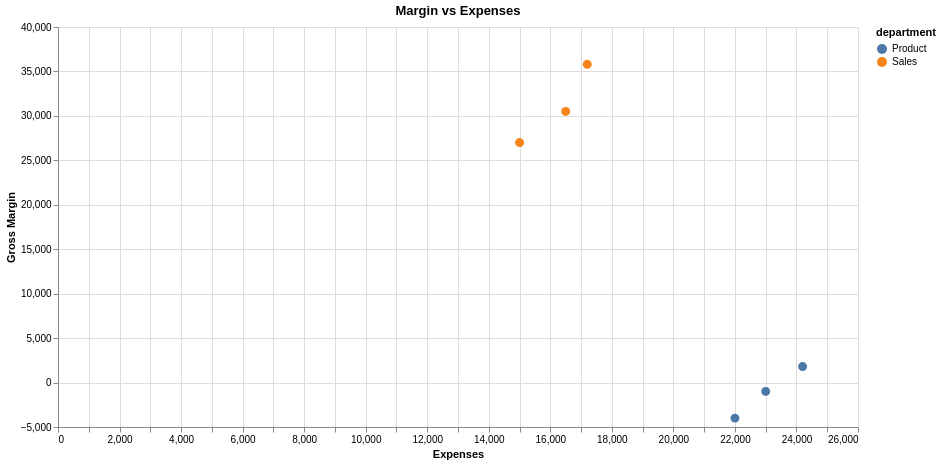

The specification (Vega-Lite) saved for this image:
### Vega-Lite specification from a JSON file in a GitHub repository (floating-point values rounded to 4 significant figures)
{"config": {"view": {"continuousWidth": 300, "continuousHeight": 300, "stroke": "#d9e2ec"}}, "data": {"name": "data-ab3e325385019e64107de138f5adb65c"}, "mark": {"type": "circle", "size": 80}, "encoding": {"color": {"field": "department", "type": "nominal"}, "opacity": {"condition": {"param": "param_da46cb0ab065acf5", "value": 1}, "value": 0.2}, "tooltip": [{"field": "expenses", "type": "quantitative"}, {"field": "gross_margin", "type": "quantitative"}, {"field": "department", "type": "nominal"}], "x": {"axis": {"labelAngle": 0}, "field": "expenses", "title": "Expenses", "type": "quantitative"}, "y": {"field": "gross_margin", "title": "Gross Margin", "type": "quantitative"}}, "height": 400, "params": [{"name": "param_da46cb0ab065acf5", "select": {"type": "point", "fields": ["department"]}, "bind": "legend"}], "title": "Margin vs Expenses", "width": 800, "$schema": "https://vega.github.io/schema/vega-lite/v6.4.1.json", "datasets": {"data-ab3e325385019e64107de138f5adb65c": [{"department": "Product", "expenses": 22000.0, "gross_margin": -4000.0}, {"department": "Product", "expenses": 23000.0, "gross_margin": -1000.0}, {"department": "Sales", "expenses": 17200.0, "gross_margin": 35800.0}, {"department": "Sales", "expenses": 15000.0, "gross_margin": 27000.0}, {"department": "Sales", "expenses": 16500.0, "gross_margin": 30500.0}, {"department": "Product", "expenses": 24200.0, "gross_margin": 1800.0}]}}
